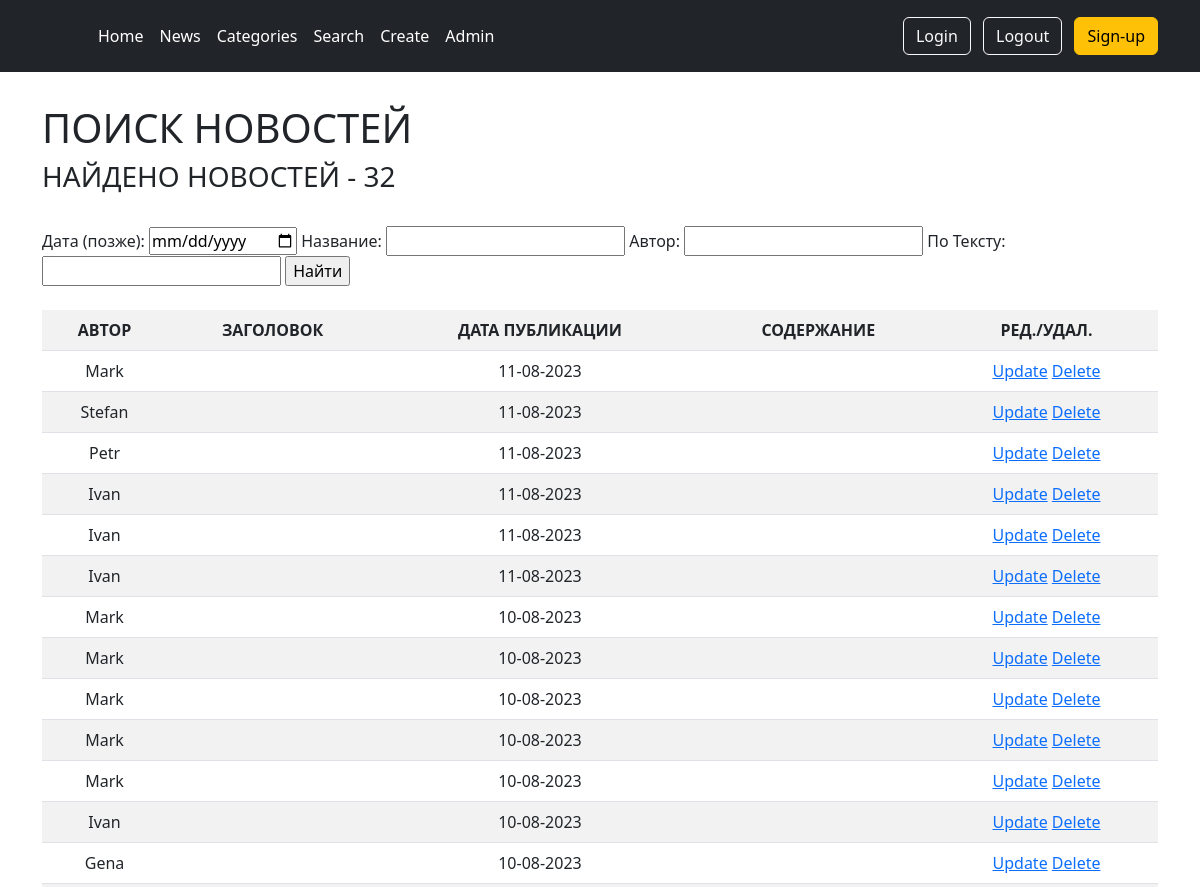
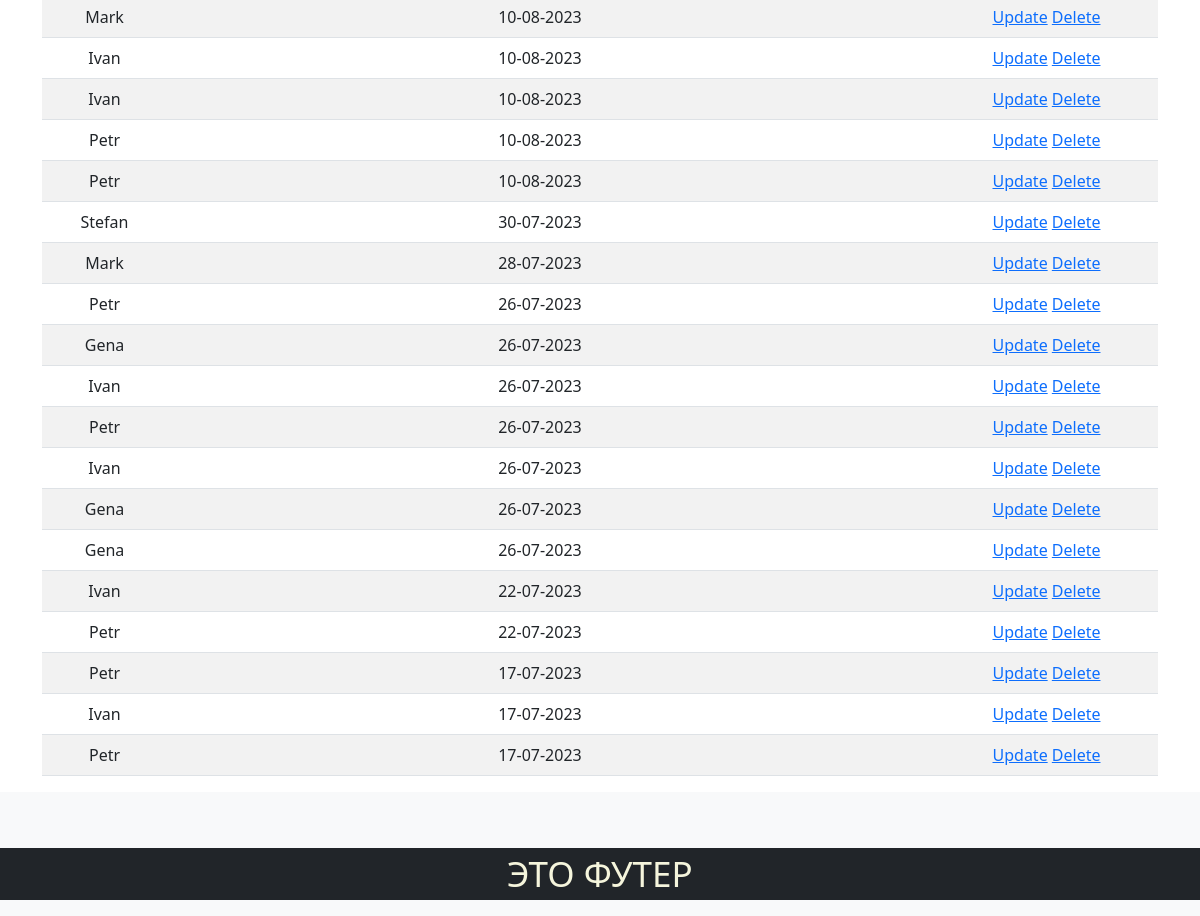
The app's page /news/search/ with its own data (2 pictures, top to bottom).
### news/models.py (models this page shows, shortened)
class Post(models.Model):
    author = models.ForeignKey(Author, on_delete=models.CASCADE)
    NEWS = 'NW'
    ARTICLE = 'AR'
    CATEGORY_CHOICES = (
        (NEWS, 'Новость'),
        (ARTICLE, 'Статья'),
    )
    categoryType = models.CharField(
        max_length=2, choices=CATEGORY_CHOICES, default=ARTICLE)
    dateCreation = models.DateTimeField(auto_now_add=True)
    postCategory = models.ManyToManyField(Category, through='PostCategory')
    title = models.CharField(max_length=128)
    text = models.TextField()
    rating = models.SmallIntegerField(default=0)
    def preview(self):
        return self.text[:124] + '...'

class Author(models.Model):
    authorUser = models.OneToOneField(User, on_delete=models.CASCADE)
    ratingAuthor = models.SmallIntegerField(default=0)

### news/views.py (the view)
# urls.py: path('search/', PostSearch.as_view(), name='post_search'),
class PostSearch(ListView):
    model = Post
    template_name = 'news/post_search.html'
    context_object_name = 'posts_search'
    ordering = ['-dateCreation']
    def get_context_data(self, **kwargs):
        context = super().get_context_data(**kwargs)
        context['filter'] = PostFilter(
            self.request.GET, queryset=self.get_queryset())
        return context

### news/templatetags/custom_filters.py (called while the page is built)
@register.filter(name='censor')
def censor(value):
    custom_badwords = ['нехорошие слова']
    profanity.add_censor_words(custom_badwords)
    censored = profanity.censor(value, '*$')
    return censored

### news/templates/news/post_search.html (shortened to what this page needs)
{% extends 'layout/default.html' %}
{%load custom_filters%}
{% block content %}
<br>
<h1>ПОИСК НОВОСТЕЙ</h1>
<h3>НАЙДЕНО НОВОСТЕЙ - {{filter.qs|length}}</h3>
<br>
{% if posts_search %}
<form method="GET">
   {{ filter.form }}
   <input type="submit" value="Найти">
</form>
<br>
<table class="table table-striped text-center">
   <tr>
      <th scope="col">АВТОР</th>
      <th scope="col">ЗАГОЛОВОК</th>
      <th scope="col">ДАТА ПУБЛИКАЦИИ</th>
      <th scope="col">СОДЕРЖАНИЕ</th>
      <th scope="col">РЕД./УДАЛ.</th>
   </tr>
   {% for i in filter.qs%}
   <tr>
      <td>{{ i.author.authorUser.username }}</td>
      <td><a href="{% url 'news:second_post_detail' i.id %}">{{ i.title|censor|truncatewords:4 }}</a></td>
      <td>{{ i.dateCreation|date:'d-m-Y'}}</td>
      <td>{{ i.preview|truncatechars:50|censor}}</td>
      <td>
         <a href="{% url 'news:post_update' i.id %}">Update</a>
         <a href="{% url 'news:post_delete' i.id %}">Delete</a>
      </td>
   </tr>
   {% endfor %}
</table>
{%else%}
<h1>НОВОСТЕЙ - нету!!!</h1>
{%endif%}
{% endblock content %}

### records on screen
Post: author.authorUser.username "Mark", dateCreation "11-08-2023"
Post: author.authorUser.username "Stefan", dateCreation "11-08-2023"
Post: author.authorUser.username "Petr", dateCreation "11-08-2023"
Post: author.authorUser.username "Ivan", dateCreation "11-08-2023"
Post: author.authorUser.username "Ivan", dateCreation "11-08-2023"
Post: author.authorUser.username "Ivan", dateCreation "11-08-2023"
Post: author.authorUser.username "Mark", dateCreation "10-08-2023"
Post: author.authorUser.username "Mark", dateCreation "10-08-2023"
Post: author.authorUser.username "Mark", dateCreation "10-08-2023"
Post: author.authorUser.username "Mark", dateCreation "10-08-2023"
Post: author.authorUser.username "Mark", dateCreation "10-08-2023"
Post: author.authorUser.username "Ivan", dateCreation "10-08-2023"
Post: author.authorUser.username "Gena", dateCreation "10-08-2023"
Post: author.authorUser.username "Mark", dateCreation "10-08-2023"
Post: author.authorUser.username "Ivan", dateCreation "10-08-2023"
Post: author.authorUser.username "Ivan", dateCreation "10-08-2023"
Post: author.authorUser.username "Petr", dateCreation "10-08-2023"
Post: author.authorUser.username "Petr", dateCreation "10-08-2023"
Post: author.authorUser.username "Stefan", dateCreation "30-07-2023"
Post: author.authorUser.username "Mark", dateCreation "28-07-2023"
Post: author.authorUser.username "Petr", dateCreation "26-07-2023"
Post: author.authorUser.username "Gena", dateCreation "26-07-2023"
Post: author.authorUser.username "Ivan", dateCreation "26-07-2023"
Post: author.authorUser.username "Petr", dateCreation "26-07-2023"
Post: author.authorUser.username "Ivan", dateCreation "26-07-2023"
Post: author.authorUser.username "Gena", dateCreation "26-07-2023"
Post: author.authorUser.username "Gena", dateCreation "26-07-2023"
Post: author.authorUser.username "Ivan", dateCreation "22-07-2023"
Post: author.authorUser.username "Petr", dateCreation "22-07-2023"
Post: author.authorUser.username "Petr", dateCreation "17-07-2023"
Post: author.authorUser.username "Ivan", dateCreation "17-07-2023"
Post: author.authorUser.username "Petr", dateCreation "17-07-2023"

### other values on screen
{{ filter.qs|length }} "32"
